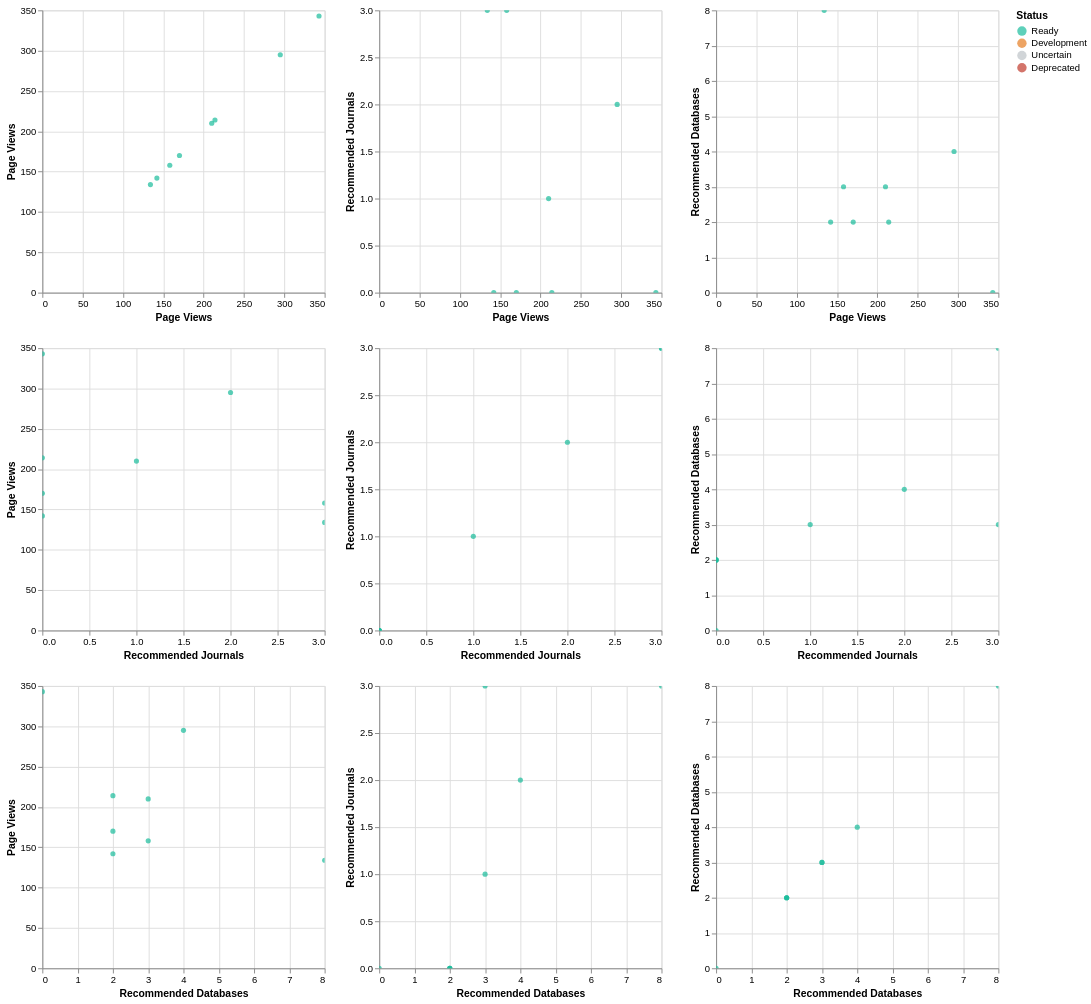

Specify this chart in Vega-Lite:
### Vega-Lite specification from a JSON file in a GitHub repository (floating-point values rounded to 4 significant figures)
{"$schema": "https://vega.github.io/schema/vega-lite/v2.json", "repeat": {"row": ["Page Views", "Recommended Journals", "Recommended Databases"], "column": ["Page Views", "Recommended Journals", "Recommended Databases"]}, "spec": {"data": {"values": [{"Name": "CDISC ADaM", "Type": "Model/format", "Status": "Ready", "Page Views": 343, "Recommended Journals": 0, "Recommended Databases": 0}, {"Name": "MIAME", "Type": "Reporting Guideline", "Status": "Ready", "Page Views": 295, "Recommended Journals": 2, "Recommended Databases": 4}, {"Name": "MIAPPE", "Type": "Reporting Guideline", "Status": "Ready", "Page Views": 214, "Recommended Journals": 0, "Recommended Databases": 2}, {"Name": "MINSEQE", "Type": "Reporting Guideline", "Status": "Ready", "Page Views": 210, "Recommended Journals": 1, "Recommended Databases": 3}, {"Name": "MIxS - MIGS/MIMS", "Type": "Reporting Guideline", "Status": "Ready", "Page Views": 170, "Recommended Journals": 0, "Recommended Databases": 2}, {"Name": "MIxS", "Type": "Reporting Guideline", "Status": "Ready", "Page Views": 158, "Recommended Journals": 3, "Recommended Databases": 3}, {"Name": "BioPAX", "Type": "Model/format", "Status": "Ready", "Page Views": 142, "Recommended Journals": 0, "Recommended Databases": 2}, {"Name": "ISA-Tab", "Type": "Model/format", "Status": "Ready", "Page Views": 134, "Recommended Journals": 3, "Recommended Databases": 8}]}, "mark": "circle", "selection": {"brush": {"type": "interval", "resolve": "union", "on": "[mousedown[event.shiftKey], window:mouseup] > window:mousemove!", "translate": "[mousedown[event.shiftKey], window:mouseup] > window:mousemove!", "zoom": "wheel![event.shiftKey]"}, "grid": {"type": "interval", "resolve": "global", "bind": "scales", "translate": "[mousedown[!event.shiftKey], window:mouseup] > window:mousemove!", "zoom": "wheel![!event.shiftKey]"}}, "encoding": {"x": {"field": {"repeat": "row"}, "type": "quantitative"}, "y": {"field": {"repeat": "column"}, "type": "quantitative"}, "color": {"field": "Status", "type": "nominal", "scale": {"domain": ["Ready", "Development", "Uncertain", "Deprecated"], "range": ["#1abc9c", "#e67e22", "#bdc3c7", "#c0392b"]}}}}}
